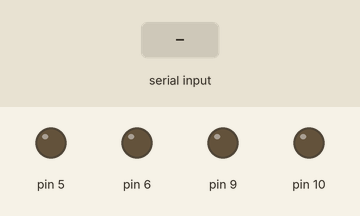
Simulated run of this sketch. Board: Arduino Uno, built with avr-gcc and run on an emulated ATmega328P. On the bench: output pins drawn as LEDs (lit = HIGH). Inputs (shaded band) come from the test bench.

Above: at 1.2 s.
1.3 s: "f" received over Serial
At 2.5 s:
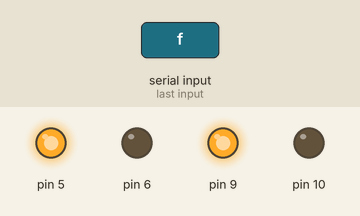
2.8 s: "b" received over Serial
At 3.6 s:
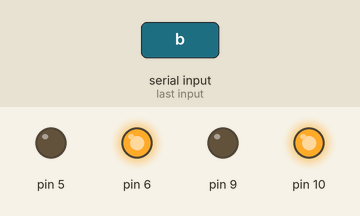
4.3 s: "l" received over Serial
At 4.8 s:
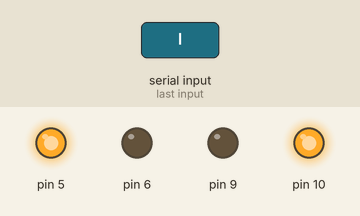
5.8 s: "r" received over Serial
At 7.0 s:
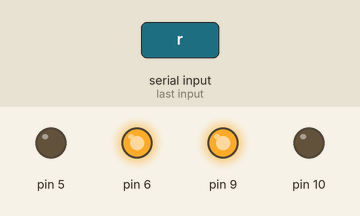
7.3 s: "s" received over Serial
At 8.2 s:
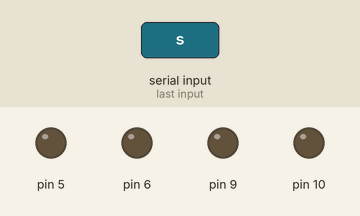
Timing chart, 0 to 9.8 s (numbered marks = the images above; inputs shaded):
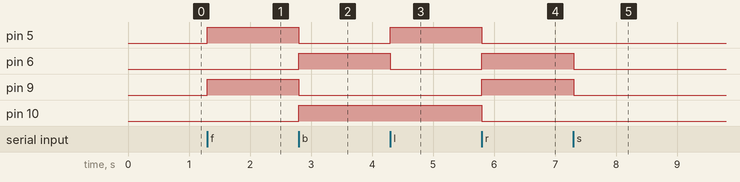

The sketch:

fivecar.ino
```cpp
void setup()
{
  pinMode(5, OUTPUT);
  pinMode(6, OUTPUT);
  pinMode(9, OUTPUT);
  pinMode(10, OUTPUT);
  Serial.begin(9600);
}
int income=0;
void loop()
{
  if(Serial.available()>0)
    {
      income=Serial.read();
        switch(income)
        {
          case 'f':
              forward();break;
            case 'b':
              backward(); break;
            case 'l':
              left();break;
            case 'r':
              right();break;
            case 's':
              stop();break;
            default:
              break;
        }
    }
}

void forward()
{
  digitalWrite(5,HIGH);
  digitalWrite(6,LOW);
  digitalWrite(9,HIGH);
  digitalWrite(10,LOW);
}

void backward()
{
  digitalWrite(6,HIGH);
  digitalWrite(5,LOW);
  digitalWrite(10,HIGH);
  digitalWrite(9,LOW);
}

void left()
{
  digitalWrite(5,HIGH);
  digitalWrite(6,LOW);
  digitalWrite(10,HIGH);
  digitalWrite(9,LOW);
}

void right()
{
  digitalWrite(6,HIGH);
  digitalWrite(5,LOW);
  digitalWrite(9,HIGH);
  digitalWrite(10,LOW);
}

void stop()
{
  digitalWrite(5,LOW);
  digitalWrite(6,LOW);
  digitalWrite(9,LOW);
  digitalWrite(10,LOW);
}
```

Morse.cpp
```cpp
#include "Arduino.h"
#include "Morse.h"

Morse::Morse(int pin)
{
	pinMode(pin,OUTPUT);
	_pin=pin;
}

void Morse::dot()
{
	digitalWrite(_pin,HIGH);
	delay(250);
	digitalWrite(_pin,LOW);
	delay(250);
}

void Morse::dash()
{
	digitalWrite(_pin,HIGH);
	delay(1000);
	digitalWrite(_pin,LOW);
	delay(250);
}
```

Morse.h
```cpp
#ifndef _MORSE_H
#define _MORSE_H
class Morse
{
  public:
    Morse(int pin);
    void dot();
    void dash();
  private:
    int _pin;
};
#endif /*_MORSE_H*/
```

Measured:
- after the input at 1.3 s, pin 5, pin 9: LOW → HIGH at once
- after the input at 2.8 s, pin 5, pin 9: HIGH → LOW at once; pin 6, pin 10: LOW → HIGH at once
- after the input at 4.3 s, pin 5: LOW → HIGH at once; pin 6: HIGH → LOW at once
- after the input at 5.8 s, pin 5, pin 10: HIGH → LOW at once; pin 6, pin 9: LOW → HIGH at once
- after the input at 7.3 s, pin 6, pin 9: HIGH → LOW at once
